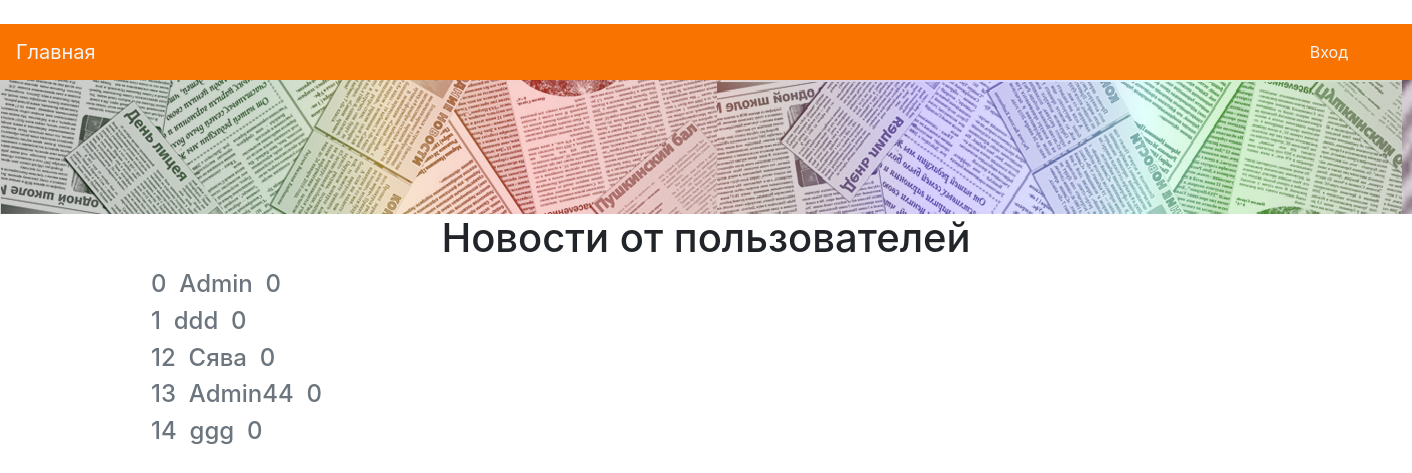
/scatman, run on an earlier commit of the app's database.
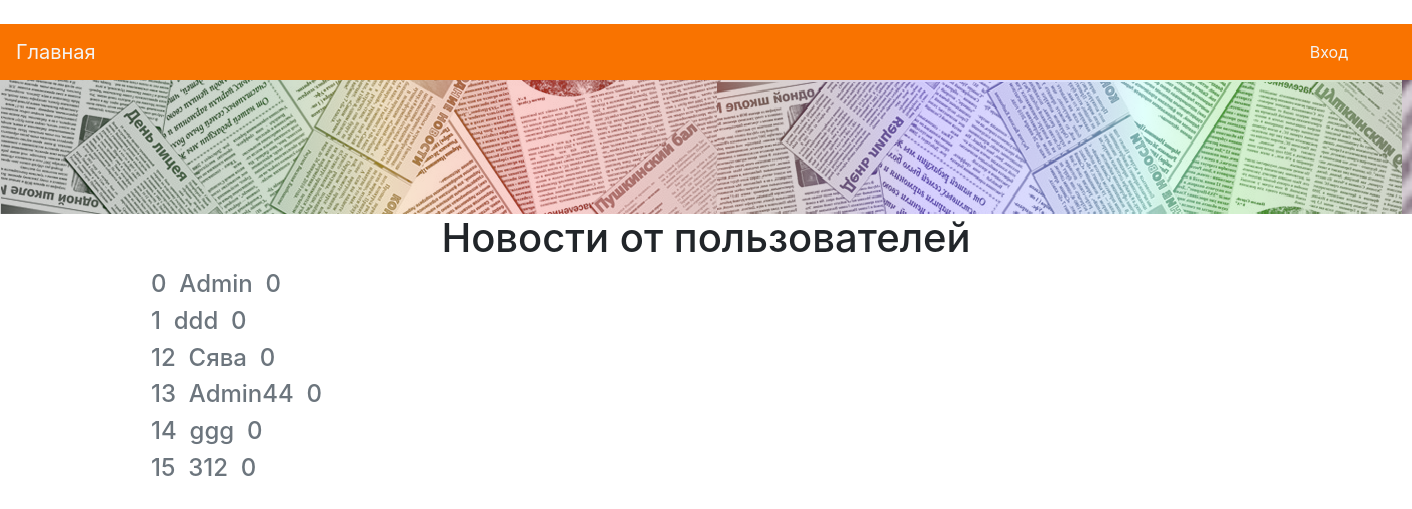
And on a later commit of the database.
### tables this page shows
CREATE TABLE users 
                          (id INTEGER PRIMARY KEY AUTOINCREMENT, 
                          username VARCHAR(64),
                          password_hash VARCHAR(128)
                          );

### Applic.py (the view)
@app.route('/scatman')
def scatman():
    um = UsersModel(db.get_connection())
    user_list = um.get_all()
    nm = NewsModel(db.get_connection())
    news_list = nm.get_all()
    stats_list = []
    for i in user_list:
        hobosti = list(filter(lambda x: x == i[0],
                              map(lambda x: x[3], news_list)))
        stats_list.append([i[0], i[1], len(hobosti)])
    return render_template('stats.html', stats_list=stats_list)

### NewsModel.py (called while the page is built)
    def get_all(self, user_id = None):
        cursor = self.conn.cursor()
        if user_id:
            cursor.execute("SELECT * FROM news WHERE user_id = ?",
                           (str(user_id),))
        else:
            cursor.execute("SELECT * FROM news")
        rows = cursor.fetchall()
        return rows

### UsersModel.py (called while the page is built)
    def get_all(self):
        cursor = self.conn.cursor()
        cursor.execute("SELECT * FROM users")
        rows = cursor.fetchall()
        return rows

### data_init.py (called while the page is built)
    def get_connection(self):
        return self.conn

### templates/stats.html
﻿{% extends "base.html" %}
{% block content %}
<h1>Новости от пользователей</h1>
{% for item in stats_list %}
    <div class="text-muted" role="alert" style = "text-align: left">
        <h4>{{item[0]}}&nbsp;&nbsp;{{item[1]}}&nbsp;&nbsp;{{item[2]}}</h4>
	</div>
{% endfor %}
{% endblock %}

### templates/base.html (shortened to what this page needs)
﻿<!doctype html>
<html lang="en">
<head>
    <link rel="stylesheet" href="https://maxcdn.bootstrapcdn.com/bootstrap/4.0.0/css/bootstrap.min.css">
</head>
<body>
<nav class="navbar navbar-expand-lg">
   <a class="navbar-brand" href="/index">Главная</a>
<div class="collapse navbar-collapse " id="navbarSupportedContent">
     <ul class="navbar-nav mr-4">
     {% if "username" in session %}
        <li class="nav-item">
         <a class="nav-link " href="/logout">Выход</a>
       </li>
       {% else %}
       <li class="nav-item">
         <a class="nav-link " href="/login">Вход</a>
       </li>
       {% endif %}
     </ul>
   </div>
</nav>
<header class="header">
<img src = "/static/img/top.png">
</header>
<main role="main" class="container">
    <div class="description text-center" >
    {% block content %}{% endblock %}
    </div>
</main>
  </body>
</html>

### templates/base.html (style rules this page uses)
.navbar { background:#F97300; }
.nav-link , .navbar-brand { color: #f4f4f4; cursor: pointer; }
.nav-link { margin-right: 1em !important; }
.navbar-collapse { justify-content: flex-end; }
.header { background-image: url('/static/img/top.png'); background-attachment: fixed; background-size: cover; background-position: center; }

What changed in the data, as far as the page shows it:
added users: id "15", username "312", item "0"
